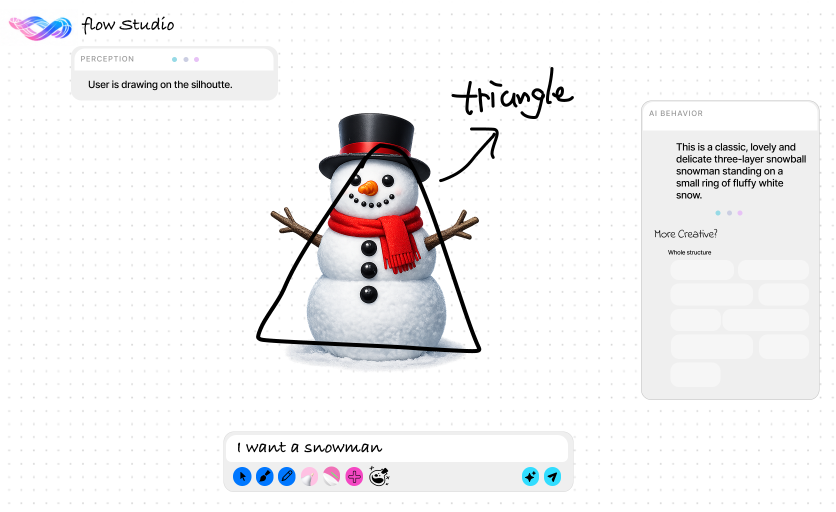
#> input picture UI Design/2d笔刷.png, 1672 x 1024 px (shown at 1/2 size); its folder holds only this picture in this run
$ python -i variation_image_scoring.py   (imports and definitions only)
#> lines starting #> are read from the running program, lines starting #| are printed output that depends on the picture; after the words box and inside, x2 and y2 are one past the last pixel; in counts of white or black regions, pixels touching at a corner belong together
"""Deterministic image-level QA for CreativeFlow variation candidates."""

from __future__ import annotations

from pathlib import Path
from typing import Any

import numpy as np
from PIL import Image, ImageFilter, ImageOps


# [5 lines left out: function _rgb, not called in this run]


def _edge_map(array: np.ndarray) -> np.ndarray:
    gray = Image.fromarray(np.clip(array * 255.0, 0, 255).astype(np.uint8)).convert("RGB")
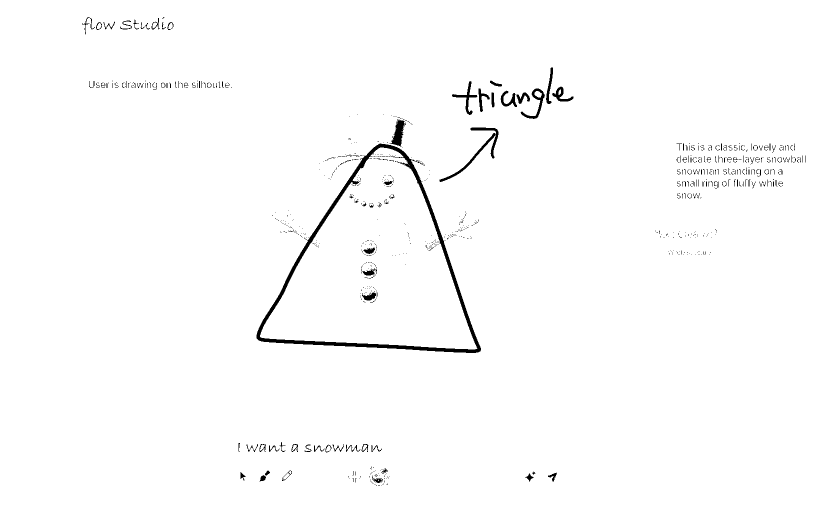
#> gray: PIL image 1672x1024 RGB (shown at 1/2 size); 98.6% white; 819 black regions (716 under 20 px), largest, box (x1, y1, x2, y2) and area: (513, 287, 962, 706) 10127, (879, 255, 997, 364) 1323, (779, 239, 812, 293) 832
    edge = ImageOps.grayscale(gray).filter(ImageFilter.FIND_EDGES)
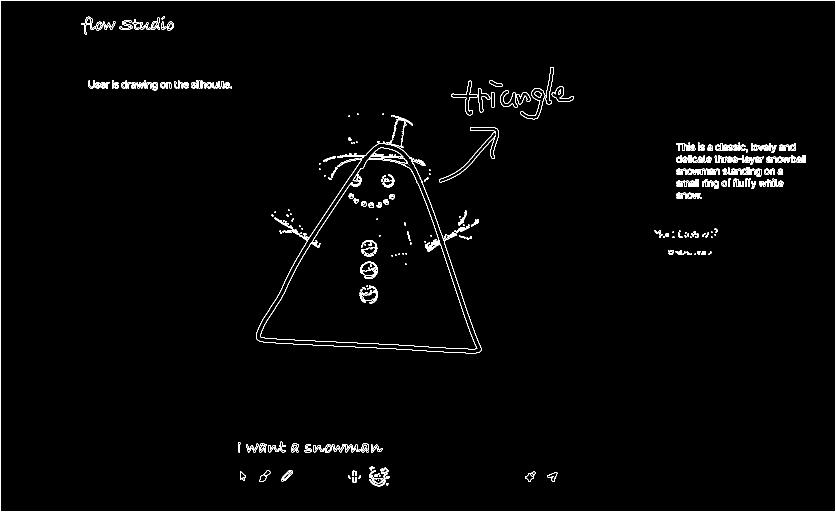
#> edge: PIL image 1672x1024 L (shown at 1/2 size); 1.7% white in thin lines or dots
    values = np.asarray(ImageOps.autocontrast(edge), dtype=np.uint8)
    return values >= 52
#> returned value: shape (1024, 1672) bool; 1.7% white in thin lines or dots


# [121 lines left out: functions _edge_iou, _foreground_mask, _chromatic_palette_similarity, score_candidate_image, pairwise_diversity, not called in this run]

>>> import cv2
>>> picture = cv2.imread('../UI Design/2d笔刷.png', cv2.IMREAD_GRAYSCALE)
>>> result = _edge_map(picture)

$ run again, on UI Design/Desktop - 16.png
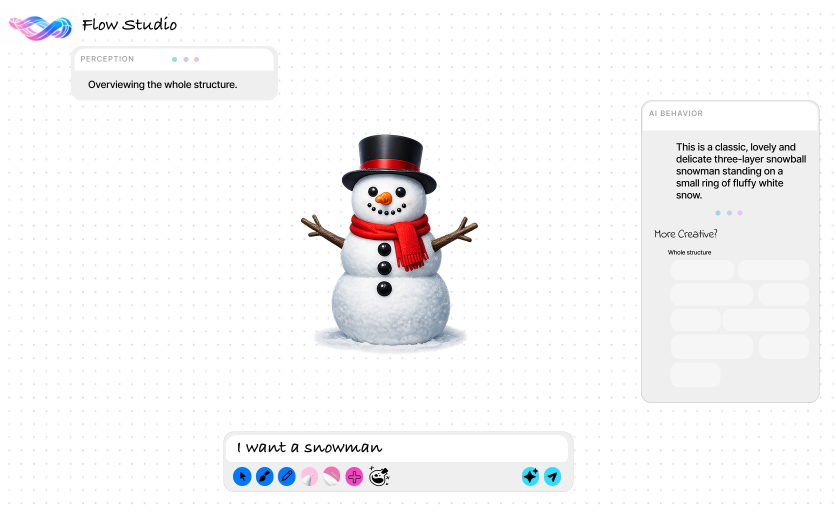
#> input picture UI Design/Desktop - 16.png, 1672 x 1024 px (shown at 1/2 size)
#> in _edge_map, `gray = Image.fromarray(np.clip(array * 255.0, 0, 255).astype(np.uint8)..`:
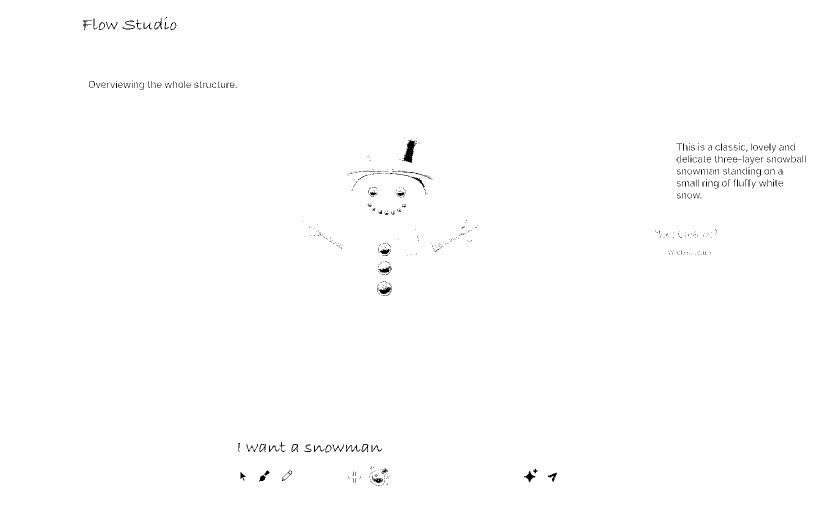
#> gray: PIL image 1672x1024 RGB (shown at 1/2 size); 99.5% white; black in thin lines or dots, all inside (x1, y1, x2, y2) = (166, 34, 1611, 972)
#> in _edge_map, `edge = ImageOps.grayscale(gray).filter(ImageFilter.FIND_EDGES)`:
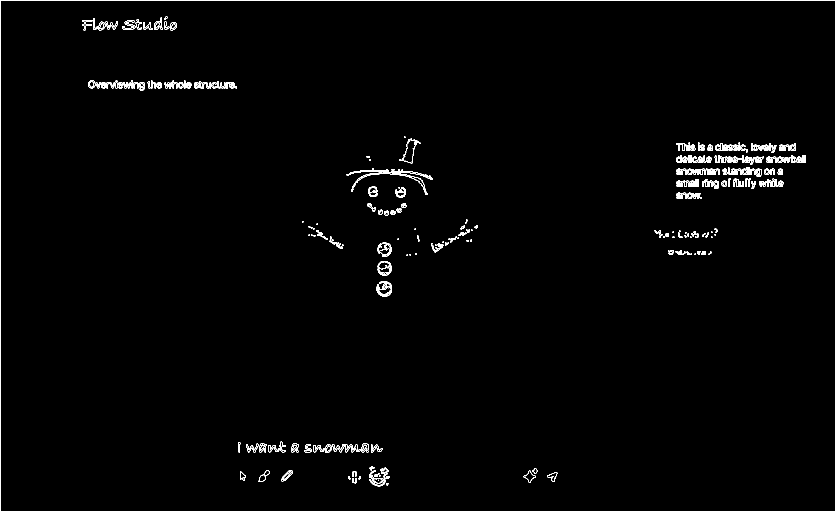
#> edge: PIL image 1672x1024 L (shown at 1/2 size); 1.2% white in thin lines or dots

$ run again, on UI Design/Desktop - 20.png
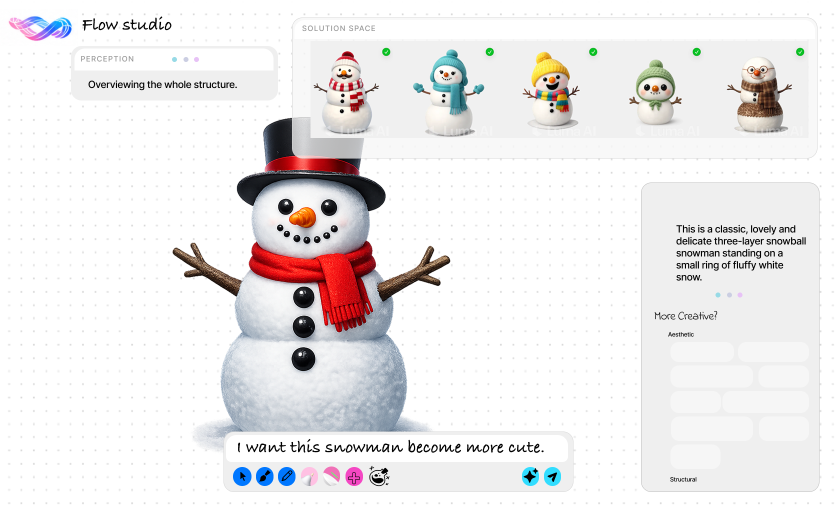
#> input picture UI Design/Desktop - 20.png, 1672 x 1024 px (shown at 1/2 size)
#> in _edge_map, `gray = Image.fromarray(np.clip(array * 255.0, 0, 255).astype(np.uint8)..`:
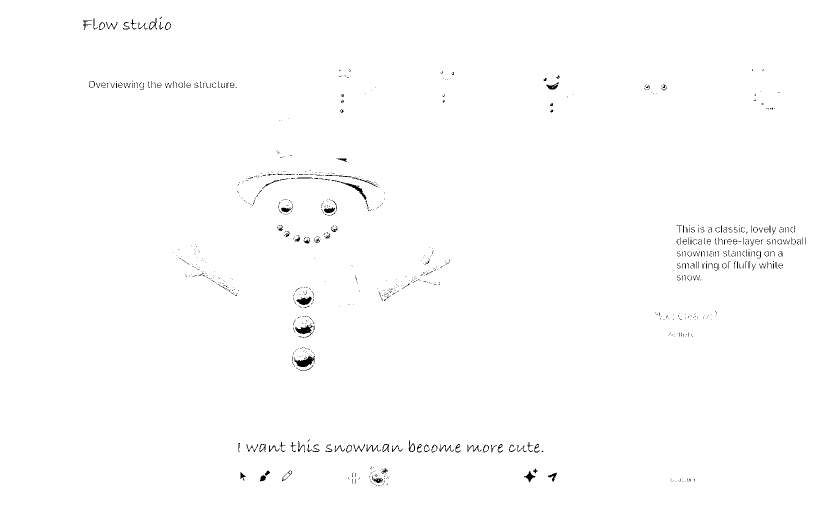
#> gray: PIL image 1672x1024 RGB (shown at 1/2 size); 99.3% white; black in thin lines or dots, all inside (x1, y1, x2, y2) = (166, 33, 1611, 972)
#> in _edge_map, `edge = ImageOps.grayscale(gray).filter(ImageFilter.FIND_EDGES)`:
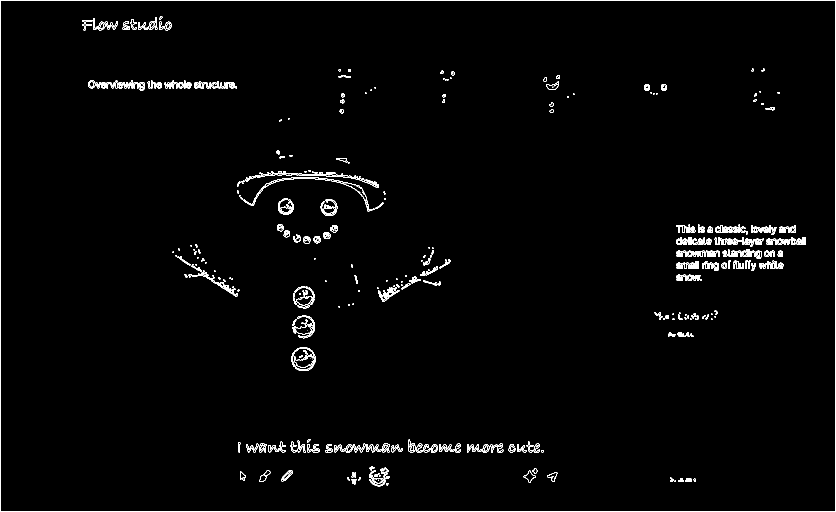
#> edge: PIL image 1672x1024 L (shown at 1/2 size); 1.6% white in thin lines or dots
